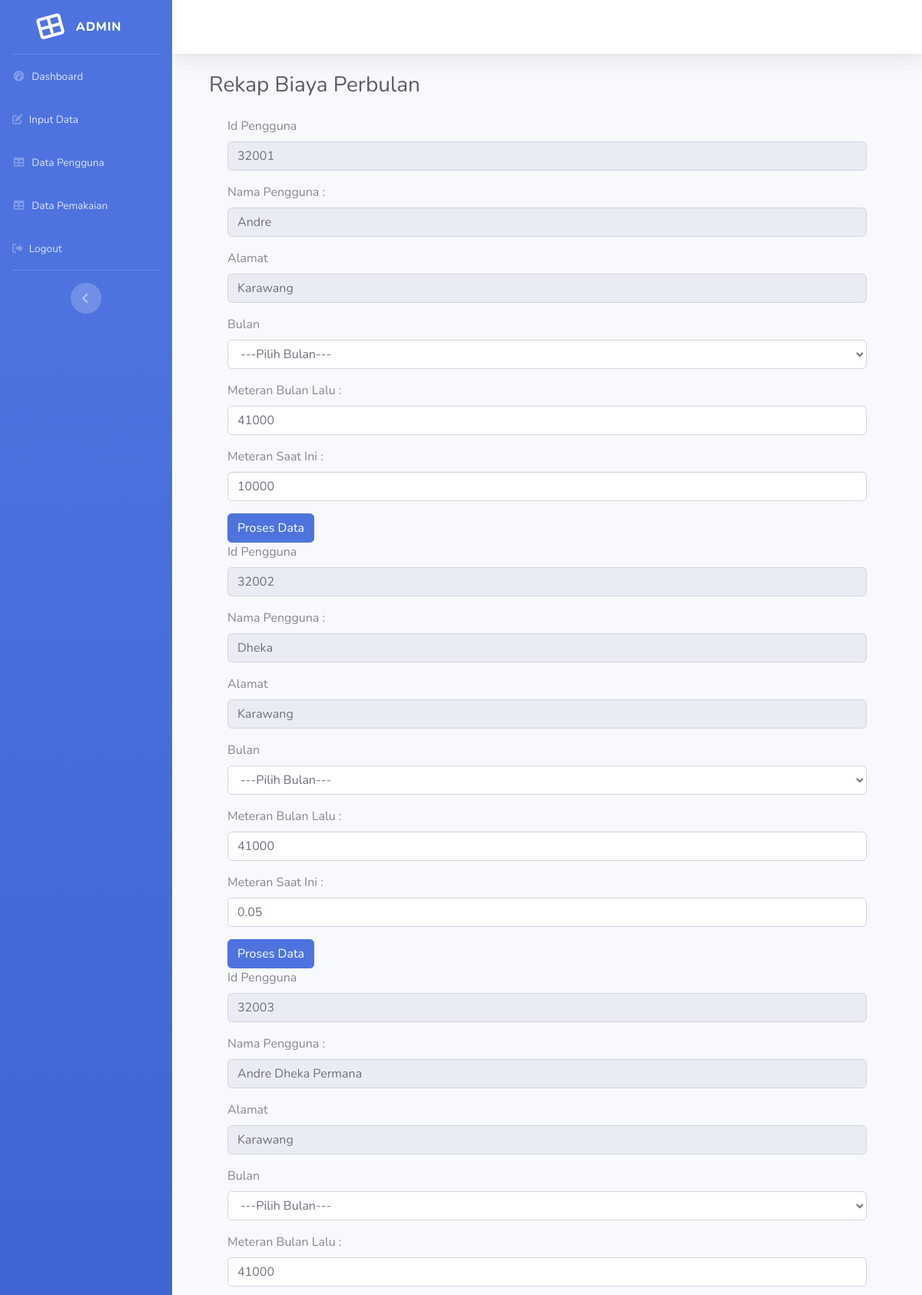
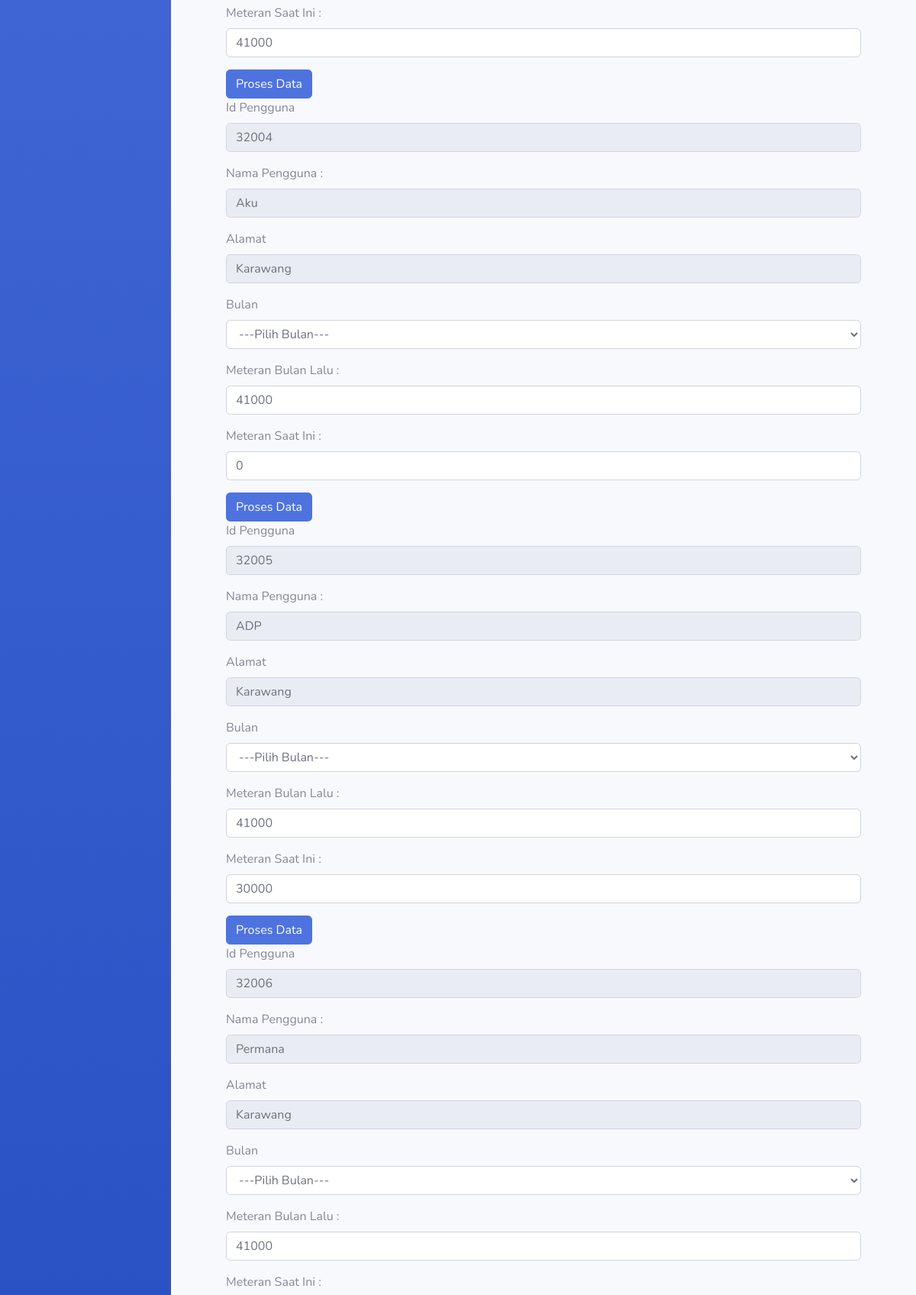
Screenshot of /ProjekTA20/new_biaya.php (upper part) with the database file from the repository (2 pictures, top to bottom).
### tables this page shows
CREATE TABLE `data_alatsensor` (
  `id` int(255) NOT NULL,
  `kec_air` int(255) NOT NULL,
  `total_liter` float NOT NULL
);

CREATE TABLE `data_pengguna` (
  `no` int(255) NOT NULL,
  `id` varchar(255) NOT NULL,
  `nama_pengguna` varchar(255) NOT NULL,
  `alamat` varchar(255) NOT NULL
);

### ProjekTA20/new_biaya.php (the view, shortened to what this page needs)
<?php
include 'koneksi.php';
$id = $_GET['id'];
$query = "SELECT * FROM data_alatsensor INNER JOIN data_pengguna ON data_alatsensor.id = data_pengguna.id where data_pengguna.id like '%". $id."%'";
$data = mysqli_query($koneksi, $query);
?>
<!DOCTYPE html>
<html lang="en">
<head>
  <link href="vendor/fontawesome-free/css/all.min.css" rel="stylesheet" type="text/css">
  <link href="css/sb-admin-2.min.css" rel="stylesheet">
  <link href="vendor/datatables/dataTables.bootstrap4.min.css" rel="stylesheet">
</head>
<body id="page-top">
  <div id="wrapper">
    <ul class="navbar-nav bg-gradient-primary sidebar sidebar-dark accordion" id="accordionSidebar">
      <a class="sidebar-brand d-flex align-items-center justify-content-center" href="home.php">
        <div class="sidebar-brand-icon rotate-n-15">
          <i class="fas fa-th-large"></i>
        </div>
        <div class="sidebar-brand-text mx-3">ADMIN<sup></sup></div>
      </a>
      <hr class="sidebar-divider my-0">
      <li class="nav-item">
        <a class="nav-link" href="home.php">
          <i class="fas fa-fw fa-tachometer-alt"></i>
          <span>Dashboard</span></a>
      </li>
       <li class="nav-item">
        <a class="nav-link" href="input_data.php">
          <i class="fas fa-edit"></i>
          <span>Input Data</span></a>
      </li>
      <li class="nav-item">
        <a class="nav-link" href="tabel_pengguna.php">
          <i class="fas fa-fw fa-table"></i>
          <span>Data Pengguna</span></a>
      </li>
      <li class="nav-item">
        <a class="nav-link" href="tabel_pemakaian.php">
          <i class="fas fa-fw fa-table"></i>
          <span>Data Pemakaian</span></a>
      </li>
      <li class="nav-item">
        <a class="nav-link" href="logout.php">
          <i class="fas fa-sign-out-alt"></i>
          <span>Logout</span></a>
      </li>
      <hr class="sidebar-divider d-none d-md-block">
      <div class="text-center d-none d-md-inline">
        <button class="rounded-circle border-0" id="sidebarToggle"></button>
      </div>
    </ul>
    <div id="content-wrapper" class="d-flex flex-column">
      <div id="content">
        <nav class="navbar navbar-expand navbar-light bg-white topbar mb-4 static-top shadow">
        </nav>
                <div class="container-fluid">
        <div class="container-fluid">
          <h1 class="h3 mb-4 text-gray-800">Rekap Biaya Perbulan</h1>
          <div class="container ">
        <?php while($row = mysqli_fetch_assoc($data)){ ?>
        <form action="proses_biaya.php" method="post">
        <div class="form-group">
            <label>Id Pengguna</label>
            <input type="text" name="id" readonly="" class="form-control" required="required" value="<?php echo $row['id']; ?>" placeholder="Masukan Id" >
        </div>
        <div class="form-group">
            <label>Nama Pengguna :</label>
            <input type="text" name="nama" readonly="" class="form-control"  value="<?php echo $row['nama_pengguna']; ?>" placeholder="Masukan Nama Pengguna" required="" >
        </div>
        <div class="form-group">
            <label>Alamat </label>
            <input type="text" name="alamat" readonly="" class="form-control"  value="<?php echo $row['alamat']; ?>" placeholder="Masukan Alamat" required="" />
        </div>
        <div class="form-group">
            <label>Bulan </label>
            <select name="bulan" class="form-control">
            <option selected="selected">---Pilih Bulan---</option>
            </select>
        </div>
    <?php
      $id = $_GET['id'];
      $ambildata=mysqli_query($koneksi, "SELECT * FROM data_pemakaian WHERE data_pemakaian.id LIKE '%". $id."%' UNION SELECT * FROM data_pemakaian WHERE data_pemakaian.id LIKE '%". $id."%' ORDER BY liter_akhir DESC LIMIT 1" );
      while($row1=mysqli_fetch_array($ambildata)){
    ?>
        <div class="form-group">
            <label>Meteran Bulan Lalu :</label>
            <input type="text" name="liter_awal" class="form-control" value="<?php echo $row1['liter_akhir'];?>" placeholder="0" required="" />
        </div>
        <?php
      }
    ?>
        <div class="form-group">
            <label>Meteran Saat Ini :</label>
            <input type="text" name="total_liter" class="form-control"  value="<?php echo $row['total_liter']; ?>" placeholder="Liter" required="" />
        </div>
        <button type="submit" name="submit" class="btn btn-primary">Proses Data</button>
    </form>
 <?php
    }
    ?>
        </div>
        </div>
      </div>
    </div>
  </div>
</body>
</html>

### rows the page displays
data_alatsensor: id "32001", nama "Andre", alamat "Karawang", liter_awal "41000", total_liter "10000"
data_alatsensor: id "32002", nama "Dheka", alamat "Karawang", liter_awal "41000", total_liter "0.05"
data_alatsensor: id "32003", nama "Andre Dheka Permana", alamat "Karawang", liter_awal "41000", total_liter "41000"
data_alatsensor: id "32004", nama "Aku", alamat "Karawang", liter_awal "41000", total_liter "0"
data_alatsensor: id "32005", nama "ADP", alamat "Karawang", liter_awal "41000", total_liter "30000"
data_alatsensor: id "32006", nama "Permana", alamat "Karawang", liter_awal "41000"
